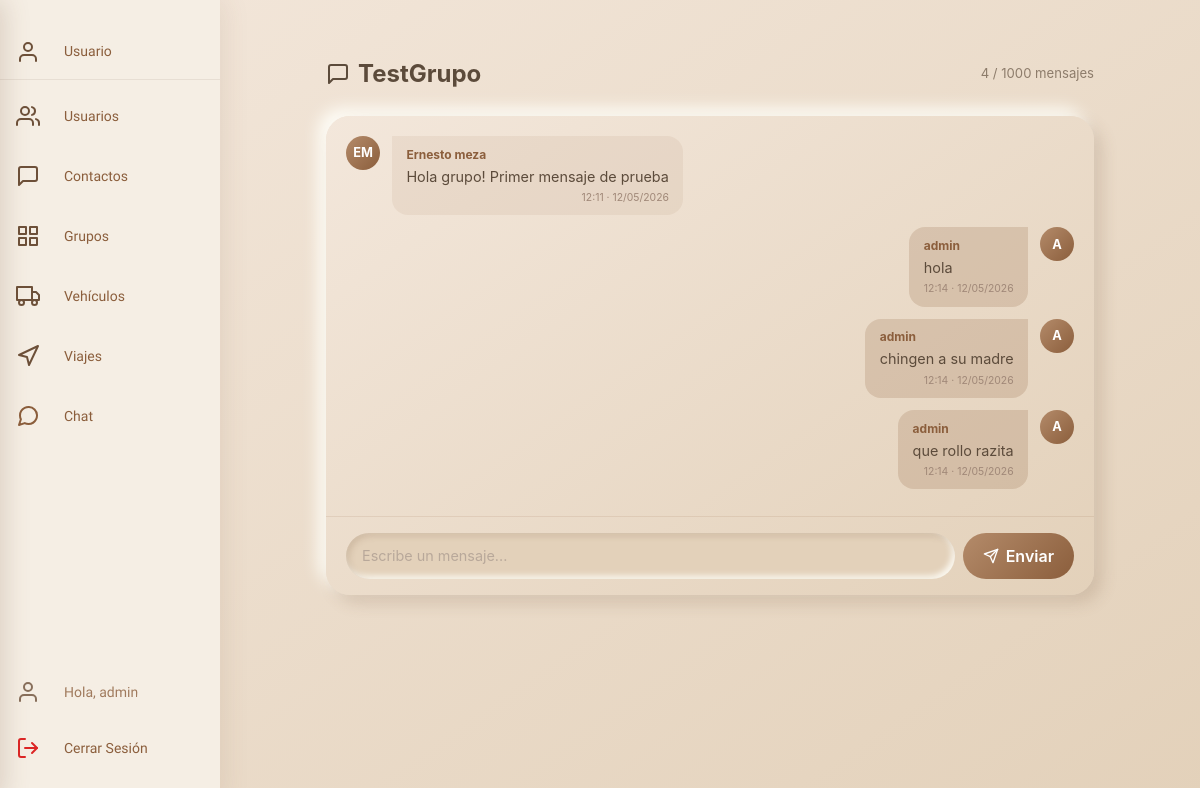
/chat/ (signed in), run on the app's committed database.
### miApp/models.py (models this page shows, shortened)
class Usuario(AbstractUser):
    username = None
    email = models.EmailField(unique = True)
    USERNAME_FIELD = 'email'
    REQUIRED_FIELDS = ['first_name', 'last_name']
    objects = UsuarioManager()
    class Sexo(models.IntegerChoices):
        PREFIERO_NO_DECIR = 0
        HOMBRE = 1
        MUJER = 2
    class Tipo_De_Sangre(models.IntegerChoices):
        A_POSITIVO = 0
        A_NEGATIVO = 1
        B_POSITIVO = 2
        B_NEGATIVO = 3
        AB_POSITIVO = 4
        AB_NEGATIVO = 5
        O_POSITIVO = 6
        O_NEGATIVO = 7
    class Rol(models.IntegerChoices):
        MIEMBRO = 0, 'Miembro'
        LIDER = 1, 'Líder'
    rol = models.IntegerField(choices = Rol.choices, default=Rol.MIEMBRO)
    sexo = models.IntegerField(choices = Sexo.choices, default=Sexo.PREFIERO_NO_DECIR)
    fecha_nacimiento = models.DateField(null=True, blank=True)
    tipo_de_sangre = models.IntegerField(choices = Tipo_De_Sangre.choices, null=True, blank=True)
    enfermedades = models.TextField(max_length = 300, null = True, blank = True, db_index = True)
    alergias = models.TextField(max_length = 300, null = True, blank = True, db_index = True)
    nss = models.CharField(max_length = 11, null = True, blank = True, db_index = True)
    poliza_seguro = models.CharField(max_length = 50, null = True, blank = True, db_index = True)
    aseguradora = models.CharField(max_length = 50, null = True, blank = True)
    telefono = models.CharField(max_length = 10, null = True, blank = True, db_index = True)
    grupo_biker = models.ForeignKey(GrupoBiker, on_delete=models.CASCADE, null = True, blank = True)
    activo = models.BooleanField(default=True)
    imagen = models.ImageField(upload_to='usuarios/', null=True, blank=True)
    vehiculos = models.ManyToManyField('Vehiculo', through='UsuarioVehiculo', related_name='usuarios', blank=True)

class GrupoBiker(models.Model):
    nombre = models.CharField(max_length = 50, unique = True)
    descripcion = models.TextField(max_length = 300)
    activo = models.BooleanField(default = True)
    lider = models.ForeignKey('Usuario', on_delete=models.SET_NULL, null=True, blank=True, related_name='grupos_liderados')
    imagen = models.ImageField(upload_to='grupos/', null=True, blank=True)

class MensajeGrupo(models.Model):
    grupo = models.ForeignKey(GrupoBiker, on_delete=models.CASCADE, related_name='mensajes')
    remitente = models.ForeignKey(Usuario, on_delete=models.CASCADE, related_name='mensajes_grupo')
    contenido = models.TextField(max_length=500)
    fecha = models.DateTimeField(auto_now_add=True, db_index=True)
    class Meta:
        ordering = ['fecha']
    @classmethod
    def LIMITE(cls):
        return 1000
    @classmethod
    def obtener_historial(cls, grupo, max_mensajes=50):
        return cls.objects.filter(grupo=grupo).order_by('-fecha')[:max_mensajes][::-1]

### miApp/views.py (the view, shortened to what this page needs)
# urls.py: path('chat/', ChatGrupo.as_view(), name='chat_grupo'),
class ChatGrupo(LoginRequiredMixin, View):
    def dispatch(self, request, *args, **kwargs):
        if not request.user.is_authenticated:
            from django.contrib.auth.views import redirect_to_login
            return redirect_to_login(request.get_full_path(), login_url='login')
        if not request.user.grupo_biker and not request.user.is_staff:
            return HttpResponseForbidden('Debes pertenecer a un grupo para usar el chat')
        return super().dispatch(request, *args, **kwargs)
    def get_grupo(self, request):
        if request.user.is_staff and 'grupo_id' in self.kwargs:
            return get_object_or_404(GrupoBiker, pk=self.kwargs['grupo_id'])
        return request.user.grupo_biker
    def get(self, request, **kwargs):
        grupo = self.get_grupo(request)
        if not grupo:
            return HttpResponseForbidden('No hay grupo asignado')
        mensajes = MensajeGrupo.obtener_historial(grupo)
        cdx = {
            'grupo': grupo,
            'mensajes': mensajes,
            'total_mensajes': MensajeGrupo.objects.filter(grupo=grupo).count(),
            'limite': MensajeGrupo.LIMITE(),
        }
        return render(request, 'Chat/chatGrupo.html', cdx)

### miApp/templates/Chat/chatGrupo.html (shortened to what this page needs)
{% extends 'base.html' %}
{% block content %}
<div class="chat-page">
  <div class="chat-header">
    <h1>
      <svg width="24" height="24" viewBox="0 0 24 24" fill="none" stroke="currentColor" stroke-width="2" stroke-linecap="round" stroke-linejoin="round"><path d="M21 15a2 2 0 0 1-2 2H7l-4 4V5a2 2 0 0 1 2-2h14a2 2 0 0 1 2 2z"/></svg>
      {{ grupo.nombre }}
    </h1>
    <span class="info">{{ total_mensajes }} / {{ limite }} mensajes</span>
  </div>
  <div class="chat-box">
    <div class="msg-area" id="msgArea">
      {% if mensajes %}
        {% for m in mensajes %}
        <div class="msg {% if m.remitente == user %}msg-own{% endif %}">
          <div class="msg-avatar">
            {% if m.remitente.imagen %}
              <img src="{{ m.remitente.imagen.url }}" alt="">
            {% else %}
              <span>{{ m.remitente.first_name|first|upper }}{{ m.remitente.last_name|first|upper }}</span>
            {% endif %}
          </div>
          <div class="msg-body">
            <div class="msg-author">{{ m.remitente.first_name }} {{ m.remitente.last_name }}</div>
            <p class="msg-text">{{ m.contenido }}</p>
            <div class="msg-time">{{ m.fecha|date:"H:i" }} &middot; {{ m.fecha|date:"d/m/Y" }}</div>
          </div>
        </div>
        {% endfor %}
      {% endif %}
    </div>
    <form method="post" class="input-area">
      <input type="text" name="contenido" maxlength="500" placeholder="Escribe un mensaje..." required autofocus>
      <button type="submit">
        <svg width="16" height="16" viewBox="0 0 24 24" fill="none" stroke="currentColor" stroke-width="2" stroke-linecap="round" stroke-linejoin="round"><line x1="22" y1="2" x2="11" y2="13"/><polygon points="22 2 15 22 11 13 2 9 22 2"/></svg>
        Enviar
      </button>
    </form>
  </div>
</div>
{% endblock %}

### miApp/templates/base.html (shortened to what this page needs)
<!DOCTYPE html>
<html lang="es">
<head>
  <script src="https://cdn.tailwindcss.com"></script>
</head>
<body class="text-gray-700">
  <nav class="navbar">
    <a href="{% url 'home' %}" class="navbar__link {% if request.path == '/' %}active{% endif %}" title="Usuario">
      <i data-feather="user"></i>
      <span>Usuario</span>
    </a>
    <ul class="navbar__menu">
      <li class="navbar__item">
        <a href="{% url 'usuarios' %}" class="navbar__link {% if '/usuarios/' in request.path %}active{% endif %}" title="Usuarios"><i data-feather="users"></i><span>Usuarios</span></a>
      </li>
      <li class="navbar__item">
        <a href="{% url 'contactos' %}" class="navbar__link {% if '/contactos/' in request.path %}active{% endif %}" title="Contactos"><i data-feather="message-square"></i><span>Contactos</span></a>
      </li>
      <li class="navbar__item">
        <a href="{% url 'grupos' %}" class="navbar__link {% if '/grupos/' in request.path %}active{% endif %}" title="Grupos"><i data-feather="grid"></i><span>Grupos</span></a>
      </li>
      <li class="navbar__item">
        <a href="{% url 'vehiculos' %}" class="navbar__link {% if '/vehiculos/' in request.path %}active{% endif %}" title="Vehículos"><i data-feather="truck"></i><span>Vehículos</span></a>
      </li>
      <li class="navbar__item">
        <a href="{% url 'viajes' %}" class="navbar__link {% if '/viajes/' in request.path %}active{% endif %}" title="Viajes"><i data-feather="navigation"></i><span>Viajes</span></a>
      </li>
      <li class="navbar__item">
        <a href="{% url 'chat_grupo' %}" class="navbar__link {% if '/chat/' in request.path %}active{% endif %}" title="Chat"><i data-feather="message-circle"></i><span>Chat</span></a>
      </li>
    </ul>
    {% if user.is_authenticated %}
    <div class="mt-auto w-full">
      <div class="navbar__link w-full pointer-events-none opacity-80" title="{{ user.get_full_name }}">
        <i data-feather="user"></i>
        <span class="truncate">Hola, {{ user.first_name }}</span>
      </div>
      <form method="post" action="{% url 'logout' %}" class="w-full">
      <button type="submit" class="navbar__link w-full text-red-600 hover:text-red-700 border-none bg-transparent cursor-pointer" title="Cerrar Sesión">
        <i data-feather="log-out"></i>
        <span>Cerrar Sesión</span>
      </button>
    </form>
    </div>
    {% endif %}
  </nav>
  <main id="main-content" class="max-w-7xl mx-auto px-4 pb-20">
    {% block content %}{% endblock %}
  </main>
</body>
</html>

### miApp/templates/base.html (style rules this page uses)
:root { --neu-bg-primary: #f3e7db; --neu-bg-secondary: #e3d1ba; --neu-shadow-dark: rgba(115, 82, 53, 0.18); --neu-shadow-light: rgba(255, 255, 249, 0.9); --neu-primary: #8b5e3c; --neu-primary-dark: #6d4a2f; --transition-fast: 150ms; --transition-normal: 300ms; }
* { box-sizing: border-box; }
body { font-family: 'Inter', system-ui, sans-serif; background: linear-gradient(145deg, var(--neu-bg-primary), var(--neu-bg-secondary)); color: #5c4b3b; min-height: 100vh; transition: background 0.5s ease, color 0.5s ease; }
.text-gray-700 { color: #5c4b3b !important; }
:root { --nav-border-radius: 10px; --nav-spacer: 1rem; --nav-primary: #8b5e3c; --nav-text: #6d5039; --nav-link-height: 3.5rem; --nav-timing: 250ms; }
.navbar { position: fixed; top: 0; left: 0; height: 100vh; background: #f5eee4; padding: 1.5rem 0; box-shadow: 4px 0 25px rgba(115, 82, 53, 0.1); width: 5.5rem; z-index: 100; display: flex; flex-direction: column; align-items: center; overflow-y: auto; overflow: visible; transition: width 0.4s cubic-bezier(0.4, 0, 0.2, 1); }
.navbar > .navbar__link { margin-bottom: 0.5rem; border-bottom: 1px solid rgba(107, 84, 61, 0.1); }
.navbar__menu { display: flex; flex-direction: column; gap: 0.25rem; position: relative; list-style: none; padding: 0; margin: 0; width: 100%; position: relative; }
.navbar__item { position: relative; width: 100%; z-index: 2; }
.navbar__link { position: relative; display: flex; align-items: center; justify-content: center; height: 3.5rem; height: var(--nav-link-height); width: 5.5rem; color: var(--nav-text); transition: all var(--nav-timing) cubic-bezier(0.4, 0, 0.2, 1); text-decoration: none; flex-shrink: 0; transition: all var(--nav-timing) ease; text-decoration: none !important; gap: 0; }
.navbar__link.active { color: var(--nav-primary); }
.navbar__link span { position: absolute; left: 100%; transform: translate(-3rem); margin-left: 1rem; opacity: 0; pointer-events: none; color: var(--nav-primary); background: #fff; padding: 0.5rem 0.75rem; transition: all 0.25s ease; border-radius: 1.75rem; font-size: 0.875rem; font-weight: 500; padding: 0.75rem; transition: opacity 0.3s ease, transform 0.3s ease; border-radius: calc(var(--nav-border-radius) * 1.75); box-shadow: 0 4px 12px rgba(0,0,0,0.1); white-space: nowrap; box-shadow: 0 4px 8px rgba(0, 0, 0, 0.1); font-family: 'Open Sans', sans-serif; }
main { margin-left: 5.5rem; max-width: calc(100% - 5.5rem); padding-top: 2rem; transition: margin-left 0.4s cubic-bezier(0.4, 0, 0.2, 1), max-width 0.4s cubic-bezier(0.4, 0, 0.2, 1); }
.navbar__item:last-child::before { display: none; }

### data on the page
Usuario: first_name "admin"
GrupoBiker: nombre "TestGrupo"
MensajeGrupo: remitente.first_name|first "E", remitente.last_name|first "M", remitente.first_name "Ernesto", remitente.last_name "meza", contenido "Hola grupo! Primer mensaje de prueba", fecha "12:11", fecha "12/05/2026"
MensajeGrupo: remitente.first_name|first "A", remitente.first_name "admin", contenido "hola", fecha "12:14", fecha "12/05/2026"
MensajeGrupo: remitente.first_name|first "A", remitente.first_name "admin", contenido "chingen a su madre", fecha "12:14", fecha "12/05/2026"
MensajeGrupo: remitente.first_name|first "A", remitente.first_name "admin", contenido "que rollo razita", fecha "12:14", fecha "12/05/2026"

### other printed values
{{ total_mensajes }} "4"
{{ limite }} "1000"
